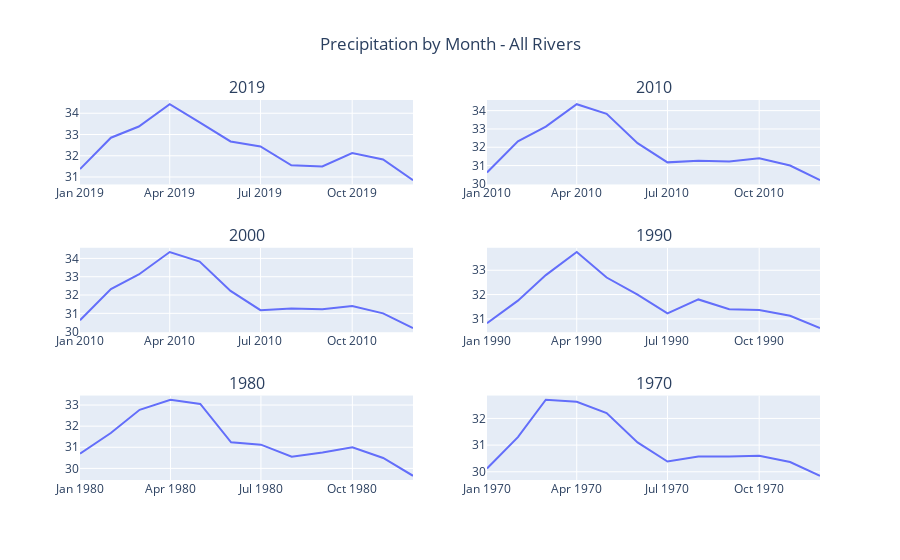

Notebook code for this chart:
### Markdown cell above
## ***Seasonality Analysis***

### Code cell
# 2019 precipitation
ts_df_2019 = ts_df[ts_df['year'] == 2019]
fig1 = px.line(ts_df_2019, x="year_month", y="avg_precipitation_all_rivers_per_month")   

# 2010 precipitation
ts_df_2010 = ts_df[ts_df['year'] == 2010]
fig2 = px.line(ts_df_2010, x="year_month", y="avg_precipitation_all_rivers_per_month")   

# 2000 precipitation
ts_df_2000 = ts_df[ts_df['year'] == 2000]
fig3 = px.line(ts_df_2010, x="year_month", y="avg_precipitation_all_rivers_per_month") 

# 1990 precipitation
ts_df_1990 = ts_df[ts_df['year'] == 1990]
fig4 = px.line(ts_df_1990, x="year_month", y="avg_precipitation_all_rivers_per_month") 

# 1980 precipitation
ts_df_1980 = ts_df[ts_df['year'] == 1980]
fig5 = px.line(ts_df_1980, x="year_month", y="avg_precipitation_all_rivers_per_month")

# 1970 precipitation
ts_df_1970 = ts_df[ts_df['year'] == 1970]
fig6 = px.line(ts_df_1970, x="year_month", y="avg_precipitation_all_rivers_per_month")

# make subplots

fig = make_subplots(rows=3, cols=2, subplot_titles=("2019", "2010", "2000", "1990", "1980", "1970"))
fig.add_trace(fig1.data[0], row=1, col=1)
fig.add_trace(fig2.data[0], row=1, col=2)
fig.add_trace(fig3.data[0], row=2, col=1)
fig.add_trace(fig4.data[0], row=2, col=2)
fig.add_trace(fig5.data[0], row=3, col=1)
fig.add_trace(fig6.data[0], row=3, col=2)
# add title to the figure
fig.update_layout(title_text="Precipitation by Month - All Rivers", title_x=0.5)
fig.show()
